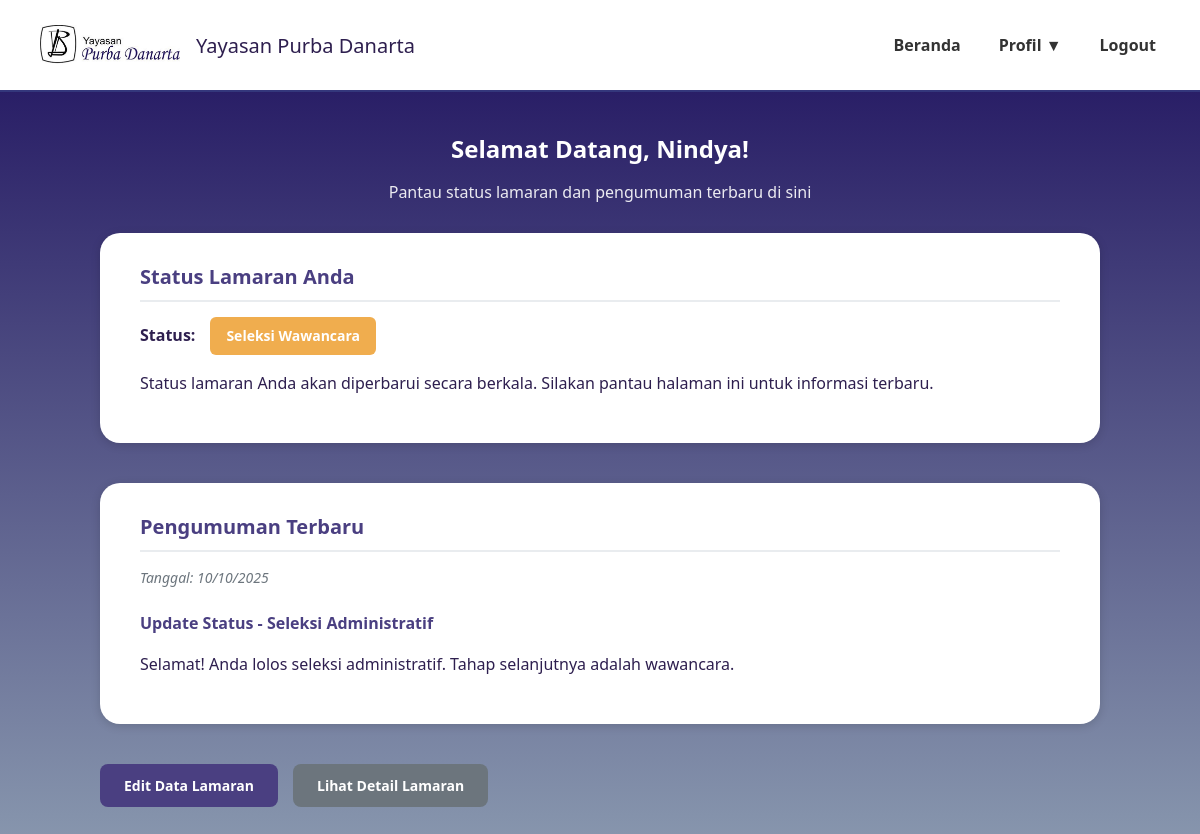
Before: /dashboardpelamar.php (signed in) with the older database file.
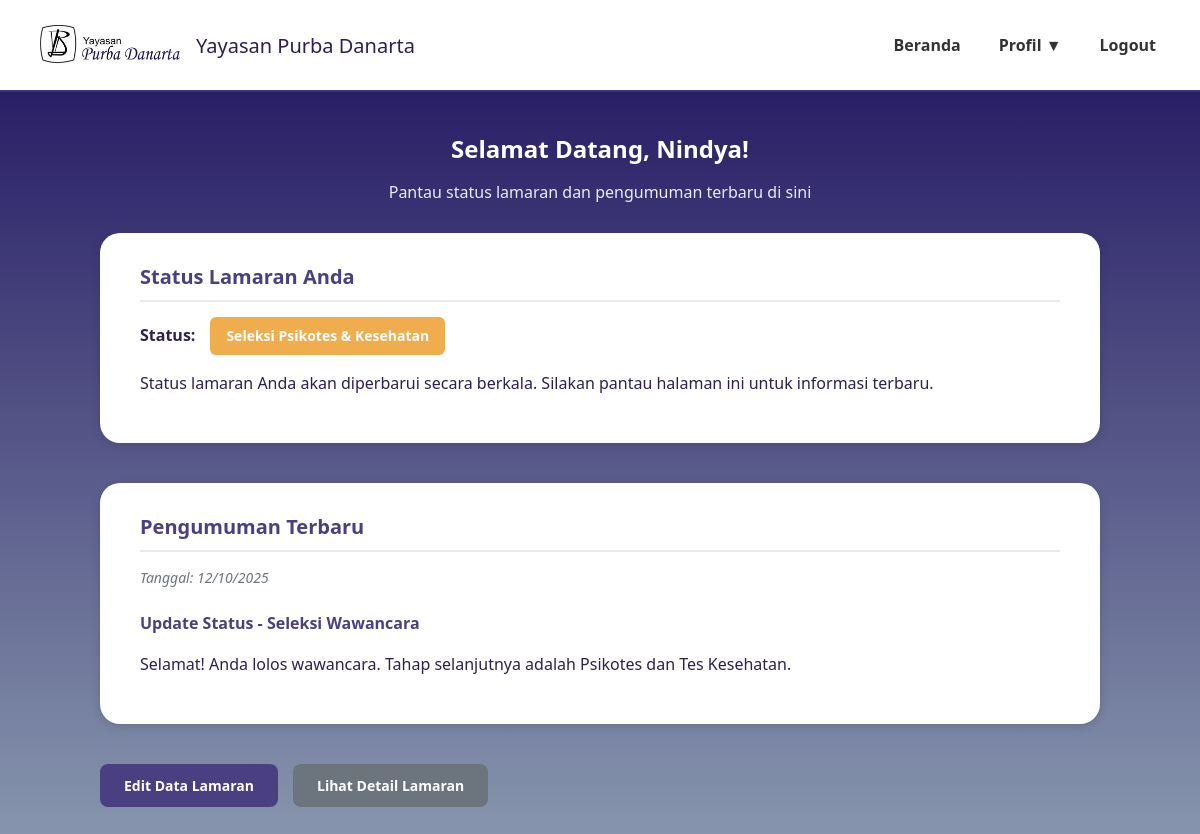
After: the same page with the newer database file.
### tables this page shows
CREATE TABLE `data_pelamar` (
  `id` int(11) NOT NULL,
  `user_id` int(11) NOT NULL,
  `nama_lengkap` varchar(100) DEFAULT NULL,
  `posisi_dilamar` varchar(100) DEFAULT NULL,
  `jenis_kelamin` varchar(20) DEFAULT NULL,
  `tempat_lahir` varchar(100) DEFAULT NULL,
  `tanggal_lahir` date DEFAULT NULL,
  `nik` varchar(50) DEFAULT NULL,
  `alamat_rumah` text DEFAULT NULL,
  `alamat_domisili` text DEFAULT NULL,
  `no_telp` varchar(20) DEFAULT NULL,
  `email` varchar(100) DEFAULT NULL,
  `agama` varchar(50) DEFAULT NULL,
  `kontak_darurat` varchar(50) DEFAULT NULL,
  `pendidikan_terakhir` varchar(50) DEFAULT NULL,
  `surat_lamaran` varchar(255) DEFAULT NULL,
  `cv` varchar(255) DEFAULT NULL,
  `photo_formal` varchar(255) DEFAULT NULL,
  `ijazah_transkrip` varchar(255) DEFAULT NULL,
  `berkas_pendukung` varchar(255) DEFAULT NULL,
  `ktp` varchar(255) DEFAULT NULL,
  `status` varchar(50) DEFAULT 'Menunggu Proses',
  `status_seleksi` varchar(100) DEFAULT 'Proses seleksi sedang berlangsung',
  `pengumuman` text DEFAULT 'Belum ada pengumuman saat ini.',
  `created_at` timestamp NOT NULL DEFAULT current_timestamp()
);

CREATE TABLE `pengumuman_pelamar` (
  `id` int(11) NOT NULL,
  `pelamar_id` int(11) DEFAULT NULL,
  `tahap` varchar(100) DEFAULT NULL,
  `pesan` text DEFAULT NULL,
  `tanggal` date DEFAULT NULL,
  `created_at` timestamp NOT NULL DEFAULT current_timestamp()
);

### dashboardpelamar.php (the view, shortened to what the changed rows need)
<?php
require 'config.php';
$user_id = $_SESSION['user_id'];
$nama_user = 'Pengguna';
$queryUser = $conn->prepare("SELECT nama_lengkap, id FROM data_pelamar WHERE user_id = ?");
if ($queryUser) {
    $queryUser->bind_param("i", $user_id);
    $queryUser->execute();
    $resultUser = $queryUser->get_result();
    if ($resultUser && $resultUser->num_rows > 0) {
        $userData = $resultUser->fetch_assoc();
        $nama_user = $userData['nama_lengkap'] ?? 'Pengguna';
        $pelamar_id = $userData['id'] ?? null;
    }
} else {
    error_log("Error prepare: " . $conn->error);
}
$queryStatus = $conn->prepare("SELECT status FROM data_pelamar WHERE user_id = ?");
$queryStatus->bind_param("i", $user_id);
$queryStatus->execute();
$resultStatus = $queryStatus->get_result();
$rowStatus = $resultStatus->fetch_assoc();
$status = $rowStatus['status'] ?? 'Menunggu Proses';
$pengumumanPelamar = null;
if (isset($pelamar_id)) {
    $queryPengumumanPelamar = $conn->prepare("
        SELECT p.pesan, p.tanggal, p.tahap
        FROM pengumuman_pelamar p
        WHERE p.pelamar_id = ?
        ORDER BY p.id DESC
        LIMIT 1
    ");
    $queryPengumumanPelamar->bind_param("i", $pelamar_id);
    $queryPengumumanPelamar->execute();
    $resultPengumuman = $queryPengumumanPelamar->get_result();
    if ($resultPengumuman && $resultPengumuman->num_rows > 0) {
        $pengumumanPelamar = $resultPengumuman->fetch_assoc();
    }
}
$queryPengumumanUmum = $conn->query("SELECT judul, isi, tanggal FROM pengumuman_umum WHERE status = 'active' ORDER BY tanggal DESC, id DESC LIMIT 1");
$pengumumanUmum = $queryPengumumanUmum ? $queryPengumumanUmum->fetch_assoc() : null;
$show_pengumuman = false;
$judul_pengumuman = '';
$isi_pengumuman = '';
$tanggal_pengumuman = '';
if ($status == 'Tidak Lolos') {
    $judul_pengumuman = "Hasil Seleksi";
    $isi_pengumuman = "Terima kasih telah berpartisipasi dalam proses seleksi di Yayasan Purba Danarta. Setelah melalui tahap penilaian yang teliti, kami menyampaikan bahwa Anda belum dapat melanjutkan ke tahap selanjutnya pada kesempatan ini.\n\nKami sangat menghargai waktu dan usaha yang telah Anda berikan. Jangan berkecil hati, karena setiap proses adalah pembelajaran berharga untuk kesempatan di masa depan.\n\nKami berharap Anda terus bersemangat dalam mengembangkan potensi diri dan mencari kesempatan lainnya yang sesuai dengan kemampuan Anda.";
    $tanggal_pengumuman = date('d/m/Y');
    $show_pengumuman = true;
} elseif ($pengumumanPelamar) {
    $judul_pengumuman = "Update Status - " . ($pengumumanPelamar['tahap'] ?? '');
    $isi_pengumuman = $pengumumanPelamar['pesan'] ?? '';
    $tanggal_pengumuman = !empty($pengumumanPelamar['tanggal']) ? date('d/m/Y', strtotime($pengumumanPelamar['tanggal'])) : '';
    $show_pengumuman = true;
} elseif ($pengumumanUmum && $status == 'Menunggu Proses') {
    $judul_pengumuman = $pengumumanUmum['judul'] ?? 'Pengumuman';
    $isi_pengumuman = $pengumumanUmum['isi'] ?? '';
    $tanggal_pengumuman = !empty($pengumumanUmum['tanggal']) ? date('d/m/Y', strtotime($pengumumanUmum['tanggal'])) : '';
    $show_pengumuman = true;
} else {
    $show_pengumuman = false;
    $judul_pengumuman = 'Tidak ada pengumuman';
    $isi_pengumuman = 'Belum ada pengumuman terbaru untuk Anda saat ini.';
    $tanggal_pengumuman = '';
}
$status_class = 'status-pending';
if ($status == 'Diterima') {
    $status_class = 'status-approve';
} elseif ($status == 'Tidak Lolos') {
    $status_class = 'status-reject';
} else {
    $status_class = 'status-pending';
}
?>
<!DOCTYPE html>
<html lang="id">
<head>
</head>
<body>
  <main>
    <div class="welcome-section">
      <h2>Selamat Datang, <?= htmlspecialchars($nama_user) ?>!</h2>
      <p>Pantau status lamaran dan pengumuman terbaru di sini</p>
    </div>
    <div class="card">
      <div class="card-content">
        <div class="status-info">
          <strong>Status:</strong>
          <span class="<?= $status_class ?>"><?= htmlspecialchars($status) ?></span>
        </div>
        </div>
    </div>
    <div class="card">
      <div class="card-content">
        <?php if ($show_pengumuman): ?>
          <?php if ($tanggal_pengumuman): ?>
            <div class="pengumuman-date">Tanggal: <?= htmlspecialchars($tanggal_pengumuman) ?></div>
          <?php endif; ?>
          <h4 style="color: #4a3f81; margin-bottom: 15px;"><?= htmlspecialchars($judul_pengumuman) ?></h4>
          <p style="white-space: pre-line;"><?= htmlspecialchars($isi_pengumuman) ?></p>
        <?php else: ?>
          <div class="no-pengumuman">
            Belum ada pengumuman terbaru untuk Anda saat ini.
          </div>
        <?php endif; ?>
      </div>
    </div>
  </main>
</body>
</html>

Changed rows visible on the page:
no longer on this page (row unchanged): pengumuman_pelamar: tanggal "10/10/2025", tahap "Update Status - Seleksi Administratif", pesan "Selamat! Anda lolos seleksi administratif. Tahap selanjutnya adalah wawancara."
changed data_pelamar "Nindya": status "Seleksi Wawancara" → "Seleksi Psikotes & Kesehatan"
added pengumuman_pelamar: tanggal "12/10/2025", tahap "Update Status - Seleksi Wawancara", pesan "Selamat! Anda lolos wawancara. Tahap selanjutnya adalah Psikotes dan Tes Kesehatan."
